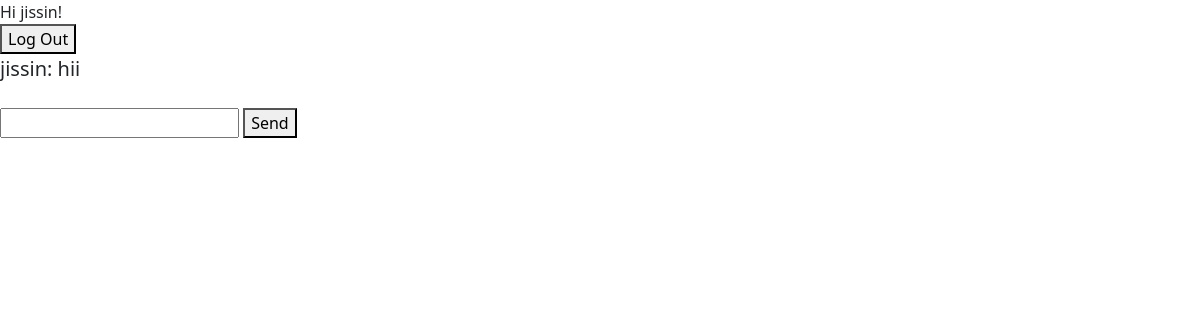
Before: /chat_1/ (signed in) with the older database file.
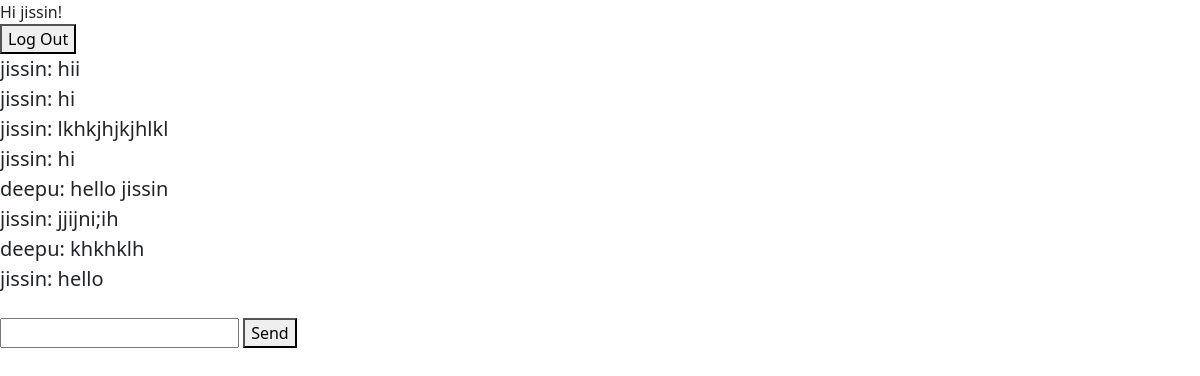
After: the same page with the newer database file.
### chatapp1/models.py (models this page shows, shortened)
class Message(models.Model):
    user = models.ForeignKey(User, on_delete=models.CASCADE)
    content = models.TextField()
    room = models.ForeignKey(Room, on_delete=models.CASCADE)
    created_on = models.DateTimeField(auto_now_add=True)

### chatapp1/views.py (the view)
# urls.py: path("<str:slug>/",views.room)
def room(request, slug):
    room = get_object_or_404(Room, slug=slug)
    room_name = room.name
    messages=Message.objects.filter(room=Room.objects.get(slug=slug))
    context = {"slug": slug, "room_name": room_name, "messages": messages}
    return render(request, "inside.html", context)

### templates/inside.html (shortened to what this page needs)
{% extends "base.html" %}
{% block content %}
{% if user.is_authenticated %}
Hi {{ user.username }}!
<form action="{% url 'logout' %}" method="post">
  <button type="submit">Log Out</button>
</form>
<div class="chat__item__container" id="id_chat_item_container" style="font-size: 20px">
{% if messages %}
  {% for message in messages %}
    {{ message.user.username }}: {{ message.content }}
    <br/>
  {% endfor %}
{% else %}
  No new messages
{% endif %}
</div>
<br />
<input type="text" id="id_message_send_input" />
<button type="submit" id="id_message_send_button">Send</button>
<br />
<br />
{% else %}
<p>You are not logged in</p>
<a href="{% url 'login' %}">Log In</a>
{% endif %}
{% endblock %}

### templates/base.html (shortened to what this page needs)
<!doctype html>
<html lang="en">
  <head>
    <link href="https://cdn.jsdelivr.net/npm/bootstrap@5.0.2/dist/css/bootstrap.min.css" rel="stylesheet">
  </head>
  <body>
    <main>
      {% block content %}
      {% endblock %}
    </main>
  </body>
</html>

Changed rows visible on the page:
added Message: user.username "jissin", content "hi"
added Message: user.username "jissin", content "lkhkjhjkjhlkl"
added Message: user.username "jissin", content "hi"
added Message: user.username "deepu", content "hello jissin"
added Message: user.username "jissin", content "jjijni;ih"
added Message: user.username "deepu", content "khkhklh"
added Message: user.username "jissin", content "hello"
